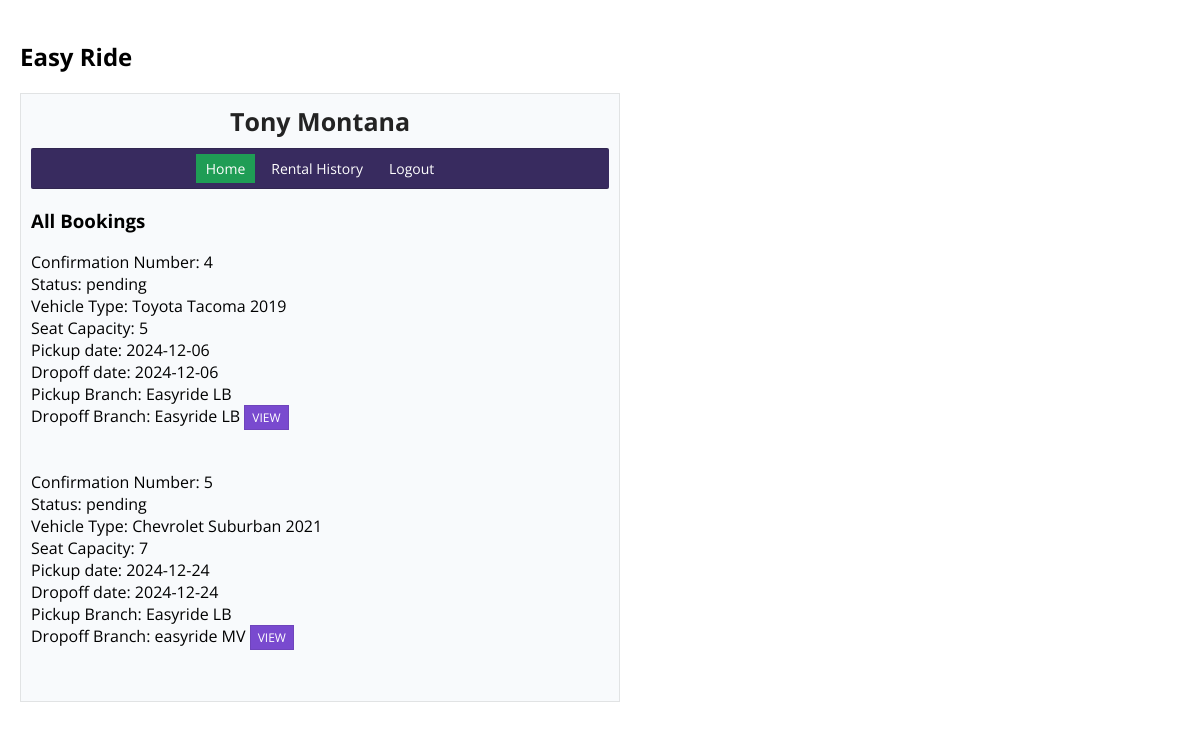
/employee_profile.php (signed in), run on an earlier commit of the app's database.
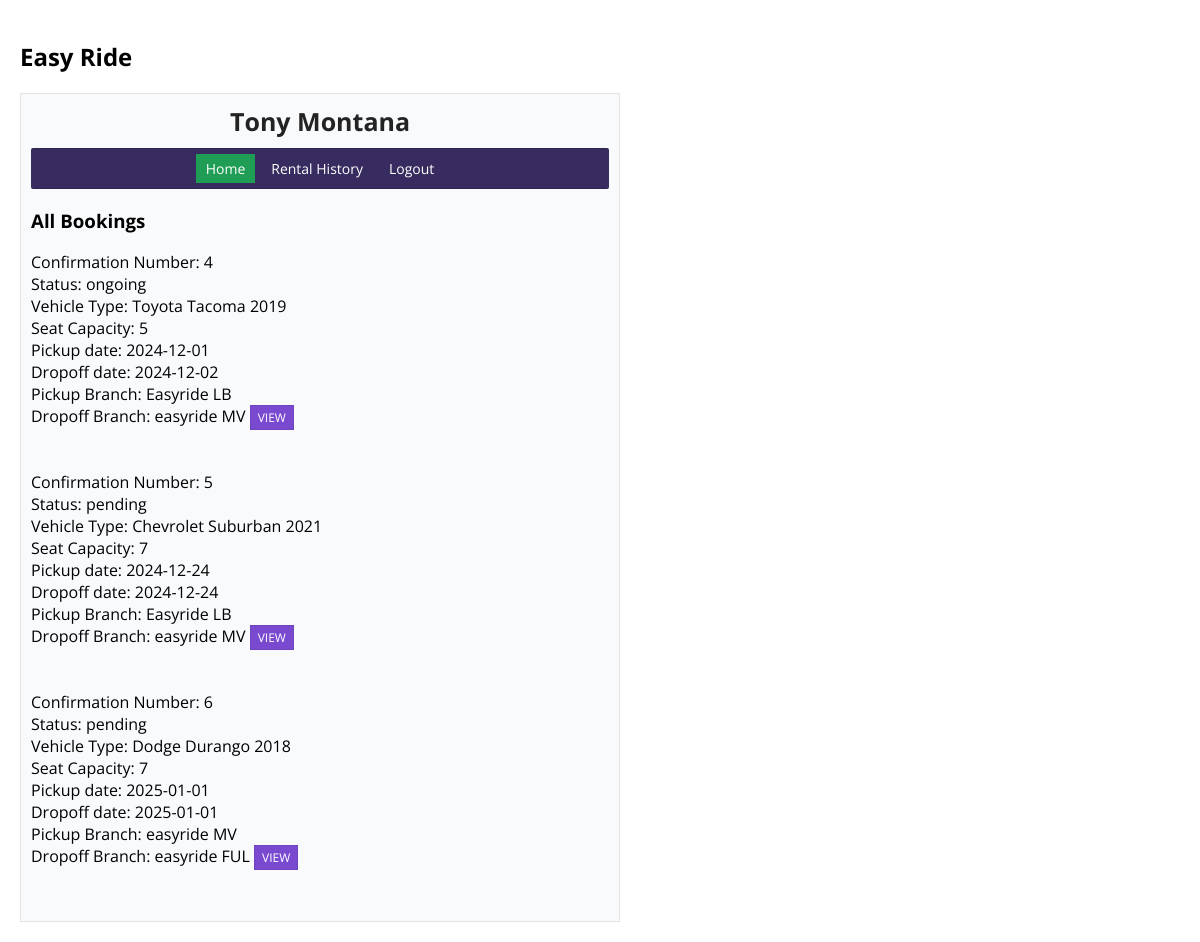
And on a later commit of the database.
### tables this page shows
CREATE TABLE `employee` (
  `employee_id` int(11) NOT NULL,
  `employee_fname` varchar(25) NOT NULL,
  `employee_lname` varchar(25) NOT NULL,
  `employee_address` varchar(255) NOT NULL,
  `employee_phonenum` varchar(15) NOT NULL,
  `employee_email` varchar(50) NOT NULL,
  `employee_password` varchar(100) NOT NULL,
  `branch_id` int(11) NOT NULL
);

CREATE TABLE `booking` (
  `confirmation_num` int(11) NOT NULL,
  `status` varchar(25) NOT NULL DEFAULT 'pending',
  `vehicle_registration` int(11) NOT NULL,
  `pickup_date` date NOT NULL,
  `pickup_employee_email` varchar(50) DEFAULT NULL,
  `customer_id` int(11) NOT NULL,
  `drop_date` date NOT NULL,
  `drop_employee_email` varchar(50) DEFAULT NULL,
  `pickup_branch_id` int(11) NOT NULL,
  `drop_branch_id` int(11) NOT NULL,
  `amount` float(10,2) NOT NULL
);

CREATE TABLE `vehicle` (
  `car_id` int(11) NOT NULL,
  `c_name` varchar(25) NOT NULL,
  `description` varchar(200) NOT NULL,
  `model_year` int(11) NOT NULL,
  `manufacturer` varchar(20) NOT NULL,
  `color` varchar(10) NOT NULL
);

CREATE TABLE `vehicle_details` (
  `registration_num` int(11) NOT NULL,
  `seat_capacity` int(11) NOT NULL,
  `mileage` int(11) NOT NULL,
  `rate` float(10,2) NOT NULL,
  `type_car_id` int(11) NOT NULL,
  `fuel_type_id` int(11) NOT NULL,
  `vehicle_branch_id` int(11) NOT NULL,
  `car_id` int(11) NOT NULL
);

CREATE TABLE `branch` (
  `branch_id` int(11) NOT NULL,
  `location` varchar(50) NOT NULL,
  `branch_name` varchar(50) NOT NULL
);

### includes/init.php (called while the page is built, shortened)
<?php
require 'classes/employee.php';
require 'classes/booking.php';
$db_obj = new Database();
$db_connection = $db_obj->dbConnection();
$employee_obj = new Employee($db_connection);
$booking_obj = new Booking($db_connection);

### includes/classes/employee.php (called while the page is built, shortened)
<?php
class Employee{
    protected $db;
    function __construct($db_connection){
        $this->db = $db_connection;
    }
    function find_employee_by_id($id){
        try{
            $find_employee = $this->db->prepare("SELECT * FROM `employee` WHERE employee_id = ?");
            $find_employee->execute([$id]);
            if($find_employee->rowCount() === 1){
                return $find_employee->fetch(PDO::FETCH_OBJ);
            }
            else{
                return null;
            }
        }
        catch (PDOException $e) {
            error_log($e->getMessage());
            return null;
        }
    }
}
?>

### includes/classes/booking.php (called while the page is built, shortened)
<?php
class Booking{
    protected $db;
    function __construct($db_connection){
        $this->db = $db_connection;
    }
    function all_bookings(){
        try{
            $get_bookings = $this->db->prepare("SELECT confirmation_num, status, manufacturer, c_name, model_year, seat_capacity, pickup_date, drop_date, b1.branch_name as b1_branch_name, b2.branch_name as b2_branch_name, customer_id
                                                FROM `booking` as bo
                                                LEFT JOIN `vehicle_details` as vd ON
                                                vd.registration_num=bo.vehicle_registration
                                                LEFT JOIN `vehicle` as v ON v.car_id=vd.car_id
                                                LEFT JOIN `branch` as b1 ON b1.branch_id=bo.pickup_branch_id
                                                LEFT JOIN `branch` as b2 ON b2.branch_id=bo.drop_branch_id");
            $get_bookings->execute();
            if($get_bookings->rowCount() > 0){
                return $get_bookings->fetchAll(PDO::FETCH_OBJ);
            }
            else{
                return false;
            }
        }
        catch (PDOException $e) {
            die($e->getMessage());
        }
    }
}
?>

### employee_profile.php (the view, shortened to what this page needs)
<?php
require 'includes/init.php';
if(isset($_SESSION['employee_id']) && isset($_SESSION['email'])){
    $employee_data = $employee_obj->find_employee_by_id($_SESSION['employee_id']);
    $all_bookings = $booking_obj->all_bookings();
}
else{
    header('Location: logout.php');
    exit;
}
?>
<!DOCTYPE html>
<html lang="en">
<head>
    <link rel="stylesheet" href="./style.css">
</head>
<body>
	<h2>Easy Ride</h2>
    <div class="profile_container">
        <div class="inner_profile">
            <h1><?php echo  $employee_data->employee_fname." ".$employee_data->employee_lname;?></h1>
        </div>
        <nav>
            <ul>
                <li><a href="employee_profile.php" rel="noopener noreferrer" class="active">Home</a></li>
                <li><a href="employee_profile.php" rel="noopener noreferrer">Rental History</a></li>
                <li><a href="logout.php" rel="noopener noreferrer">Logout</a></li>
            </ul>
        </nav>
        <div class="all_bookings">
            <h3>All Bookings</h3>
            <div class="usersWrapper">
                <?php
                if($all_bookings){
                    foreach($all_bookings as $row){
                        echo '<div class="bookings_box">
                                <div class="vehicle_info"><span>Confirmation Number: '.$row->confirmation_num.'</span>
                                <div class="vehicle_info"><span>Status: '.$row->status.'</span>
                                <div class="vehicle_info"><span>Vehicle Type: '.$row->manufacturer.' '.$row->c_name.' '.$row->model_year.'</span>
                                <div class="vehicle_info"><span>Seat Capacity: '.$row->seat_capacity.'</span>
                                <div class="vehicle_info"><span>Pickup date: '.$row->pickup_date.'</span>
                                <div class="vehicle_info"><span>Dropoff date: '.$row->drop_date.'</span>
                                <div class="vehicle_info"><span>Pickup Branch: '.$row->b1_branch_name.'</span>
                                <div class="vehicle_info"><span>Dropoff Branch: '.$row->b2_branch_name.'</span>
                                <span><a href="booking_profile.php?id='.$row->confirmation_num.'" class="see_profileBtn">View</a></div>
                                <br></br>
                            </div>';
                    }
                }
                else{
                    echo '<h4>There is no bookings!</h4>';
                }
                ?>
            </div>
        </div>
    </div>
</body>
</html>

### style.css (style rules this page uses)
* { box-sizing: border-box; -webkit-box-sizing: border-box; }
body { padding: 20px; margin: 0; font-family: 'Open Sans', sans-serif; }
a { color: inherit; text-decoration: none; outline: none; }
h1 { text-align: center; color: #232323; }
.profile_container { max-width: 600px; background-color: #F8FAFC; border: 1px solid rgba(23,23,23, .1); padding: 10px; }
.profile_container nav ul { list-style: none; padding: 5px 0; margin:10px 0; display: flex; flex-wrap: wrap; border-top: 1px solid rgba(23,23,23, .2); border-bottom: 1px solid rgba(23,23,23, .2); justify-content: center; background: #382B5F; border-radius: 2px; }
.profile_container nav ul li a { color: #FFF; font-size: 14px; display: block; padding:5px 10px; margin:0 3px; }
.inner_profile h1 { padding: 0; margin: 0; font-size: 25px; text-transform: capitalize; }
.active { outline: none; background-color: #1F9D55 !important; color: #FFF !important; }
.see_profileBtn { background-color: #794ACF; border: 1px solid rgba(23,23,23, .1); color: #FFF; font-size: 12px; padding:3px 7px; text-transform: uppercase; }

What changed in the data, as far as the page shows it:
changed booking "Toyota": status "pending" → "ongoing"; pickup_date "2024-12-06" → "2024-12-01"; drop_date "2024-12-06" → "2024-12-02"; drop_branch.branch_name "Easyride LB" → "easyride MV"
added booking: confirmation_num "6", status "pending", vehicle.manufacturer "Dodge", vehicle.c_name "Durango", vehicle.model_year "2018", vehicle_details.seat_capacity "7", pickup_date "2025-01-01", drop_date "2025-01-01", pickup_branch.branch_name "easyride MV", drop_branch.branch_name "easyride FUL"
